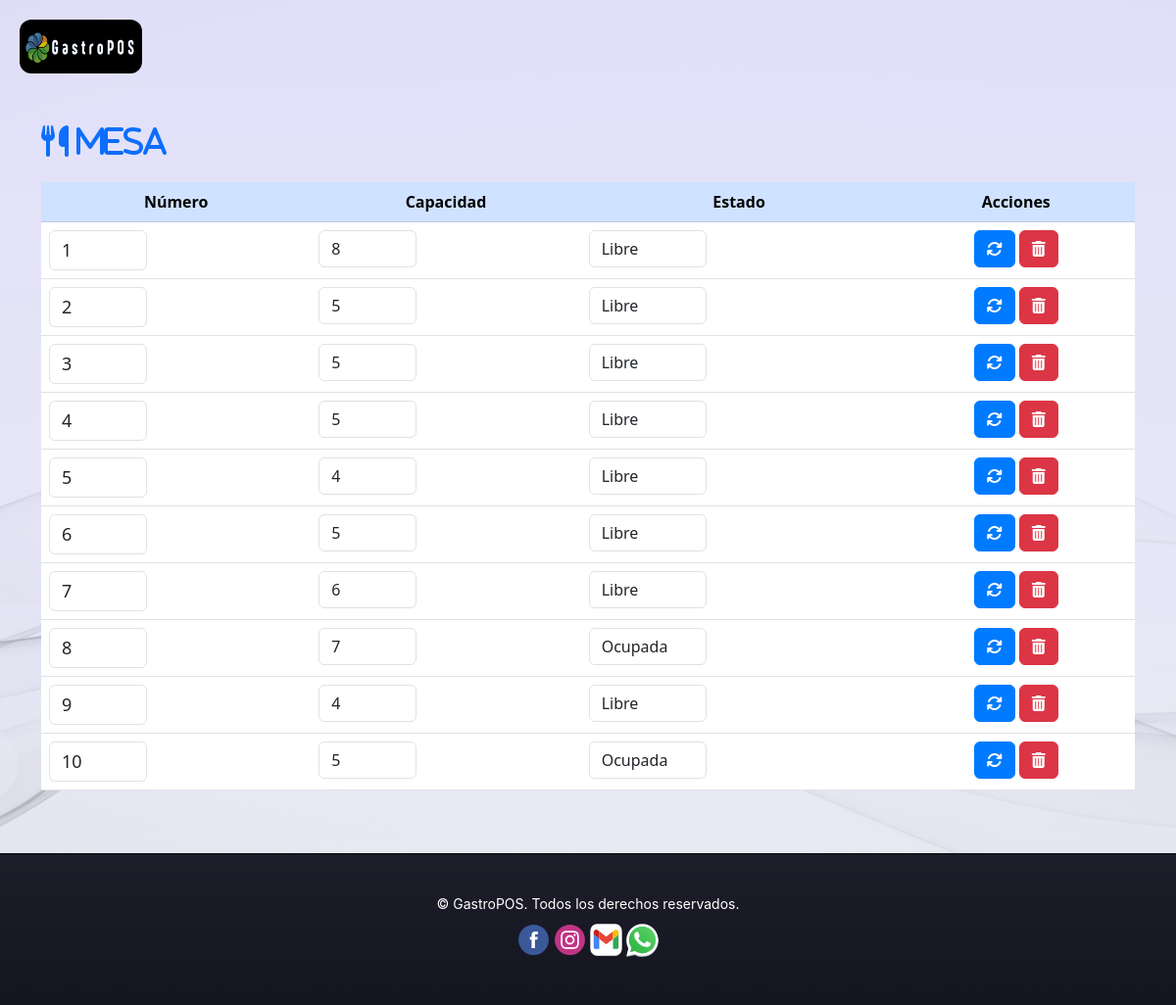
Page /mesas/ (signed in) on the committed database.
### mesas/models.py (models this page shows, shortened)
class Mesa(models.Model):
    usuario = models.ForeignKey(User, on_delete=models.CASCADE)
    numero = models.PositiveIntegerField()
    capacidad = models.PositiveIntegerField()
    estado = models.CharField(max_length=10, choices=[('Libre', 'Libre'), ('Ocupada', 'Ocupada')])
    class Meta:
        unique_together = ('numero', 'usuario')

### mesas/views.py (the view)
# urls.py: path('', listar_mesas, name='listar_mesas'),
@login_required(login_url='/login/')
def listar_mesas(request):
    mesas = Mesa.objects.filter(usuario=request.user).order_by('numero')
    return render(request, 'mesas/lista_mesas.html', {'mesas': mesas})

### mesas/templates/mesas/lista_mesas.html (shortened to what this page needs)
{% extends 'base.html' %}
{% block content %}
<div class="container mt-5">
  <div class="row mb-4">
    <div class="col-12 d-flex justify-content-between align-items-center">
      <div>
        <a href="{% url 'crear_mesa' %}">
            <i class="fa-solid fa-utensils" style="font-size:32px;"> Mesa</i>
        </a>
    </div>
    </div>
  </div>
  <div class="table-responsive">
    <table class="table table-hover">
      <thead class="table-primary">
        <tr>
          <th scope="col">Número</th>
          <th scope="col">Capacidad</th>
          <th scope="col">Estado</th>
          <th scope="col">Acciones</th>
        </tr>
      </thead>
      <tbody>
        {% for mesa in mesas %}
        <tr>
          <td>
            <form method="post" action="{% url 'actualizar_mesa' mesa.id %}" style="display: inline;">
              <input type="text" name="numero" value="{{ mesa.numero }}" class="form-control form-control-modern" style="width: 100px; font-size: 18px;">
          </td>
          <td>
              <input type="text" name="capacidad" value="{{ mesa.capacidad }}" class="form-control form-control-modern" style="width: 100px;">
          </td>
          <td>
              <select name="estado" class="form-control form-control-modern" style="width: 120px;">
                <option value="Libre" {% if mesa.estado == "Libre" %}selected{% endif %}>Libre</option>
                <option value="Ocupada" {% if mesa.estado == "Ocupada" %}selected{% endif %}>Ocupada</option>
              </select>
          </td>
          <td>
              <button type="submit" class="btn btn-primary btn-modern"><i class="fa-solid fa-arrows-rotate"></i></button>
            <form method="post" action="{% url 'eliminar_mesa' mesa.id %}" style="display:inline;" onsubmit="return confirm('¿Estás seguro de que deseas eliminar?');">
              <button type="submit" class="btn btn-danger btn-modern"><i class="fa-solid fa-trash-can"></i></button>
            </form>
          </td>
        </tr>
        {% empty %}
        <tr>
          <td colspan="4">No hay mesas registradas.</td>
        </tr>
        {% endfor %}
      </tbody>
    </table>
  </div>
</div>
<br>
<br>
{% endblock %}

### static/css/base.css (style rules this page uses)
html, body { height: 100%; margin: 0; }
body { padding-top: 56px; }
.btn-primary { background-color: #007bff; border-color: #007bff; }
.table-responsive { margin-top: 20px; }
.table { border-collapse: collapse; }
.table thead { background-color: #0057b33a; color: rgb(7, 7, 7); }
.table th, .table td { text-align: center; font-size: 1rem; }

### static/css/crear_pedido.css (style rules this page uses)
.btn-primary { background-color: #007bff; border-color: #007bff; }

### rows in the picture
Mesa: numero "1", capacidad "8", estado "Libre"
Mesa: numero "2", capacidad "5", estado "Libre"
Mesa: numero "3", capacidad "5", estado "Libre"
Mesa: numero "4", capacidad "5", estado "Libre"
Mesa: numero "5", capacidad "4", estado "Libre"
Mesa: numero "6", capacidad "5", estado "Libre"
Mesa: numero "7", capacidad "6", estado "Libre"
Mesa: numero "8", capacidad "7", estado "Ocupada"
Mesa: numero "9", capacidad "4", estado "Libre"
Mesa: numero "10", capacidad "5", estado "Ocupada"
